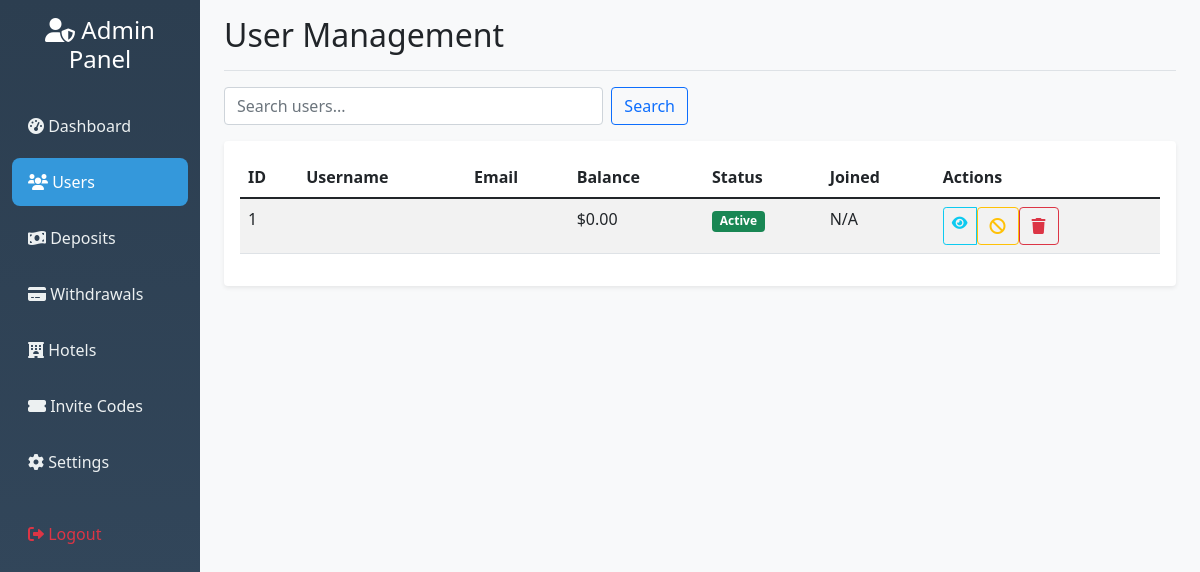
The page /admin/users (signed in) on the database as committed earlier.
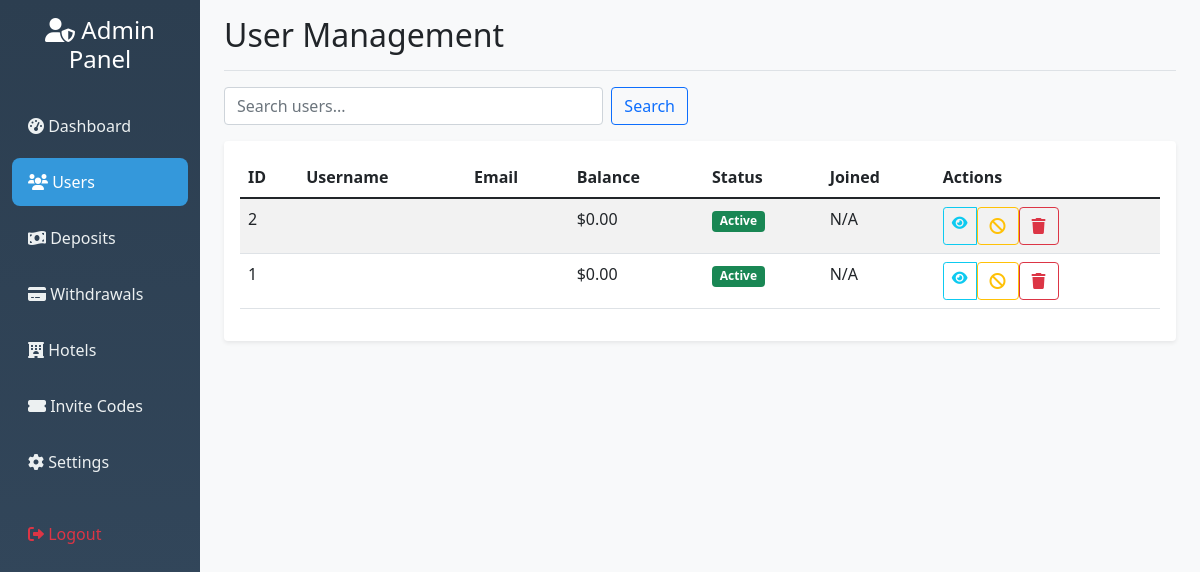
The same page on the database as committed later.
### hotel_app/models.py (models this page shows)
class User(db.Model, UserMixin):
    id = db.Column(db.Integer, primary_key=True)
    nickname = db.Column(db.String(80))
    user_id = db.Column(db.String(6), unique=True)
    agent_id = db.Column(db.String(6), unique=True)
    contact = db.Column(db.String(20))
    invitation_code = db.Column(db.String(20))
    member_points = db.Column(db.Integer, default=0)
    balance = db.Column(db.Float, default=0.0)
    vip_level = db.Column(db.String(10), default='VIP0')
    withdrawal_password = db.Column(db.String(100))
    password_hash = db.Column(db.String(100))
    is_active = db.Column(db.Boolean, default=False)

### hotel_app/routes.py (the view)
@app.route('/admin/users')
@admin_required
def view_users():
    page = request.args.get('page', 1, type=int)
    search = request.args.get('search', '')
    users_query = User.query
    if search:
        users_query = users_query.filter(
            User.nickname.contains(search) |
            User.user.agent_id.contains(search)
        )
    users = users_query.order_by(User.id.desc()).paginate(
        page=page, per_page=20, error_out=False
    )
    return render_template('admin_users.html', users=users, search=search)

### hotel_app/routes.py (called while the page is built)
def admin_required(f):
    @wraps(f)
    def wrapper(*args, **kwargs):
        admin_id = session.get('admin_id')
        if not admin_id:
            flash("Admin login required.", "danger")
            return redirect(url_for('admin_login'))
        admin = Admin.query.get(admin_id)
        if not admin or not admin.is_active:
            session.pop('admin_id', None)
            flash("Admin access denied.", "danger")
            return redirect(url_for('admin_login'))
        return f(*args, **kwargs)
    return wrapper

@app.before_request
def check_admin_routes():
    if request.endpoint and request.endpoint.startswith('admin_') and request.endpoint != 'admin_login':
        if 'admin_id' not in session:
            return redirect(url_for('admin_login'))

### hotel_app/templates/admin_users.html (shortened to what this page needs)
{% extends "admin_base.html" %}
{% block content %}
<div class="d-flex justify-content-between flex-wrap flex-md-nowrap align-items-center pb-2 mb-3 border-bottom">
    <h1 class="h2">User Management</h1>
</div>
<div class="row mb-3">
    <div class="col-md-6">
        <form method="GET" class="d-flex">
            <input type="text" class="form-control me-2" name="search" value="{{ search }}" placeholder="Search users...">
            <button type="submit" class="btn btn-outline-primary">Search</button>
        </form>
    </div>
</div>
<div class="card">
    <div class="card-body">
        <div class="table-responsive">
            <table class="table table-striped">
                <thead>
                    <tr>
                        <th>ID</th>
                        <th>Username</th>
                        <th>Email</th>
                        <th>Balance</th>
                        <th>Status</th>
                        <th>Joined</th>
                        <th>Actions</th>
                    </tr>
                </thead>
                <tbody>
                    {% for user in users.items %}
                    <tr>
                        <td>{{ user.id }}</td>
                        <td>{{ user.username }}</td>
                        <td>{{ user.email }}</td>
                        <td>${{ "%.2f"|format(user.balance or 0) }}</td>
                        <td>
                            <span class="badge bg-{{ 'success' if user.is_active else 'secondary' }}">
                                {{ 'Active' if user.is_active else 'Inactive' }}
                            </span>
                        </td>
                        <td>{{ user.created_at.strftime('%Y-%m-%d') if user.created_at else 'N/A' }}</td>
                        <td>
                            <div class="btn-group btn-group-sm">
                                <a href="{{ url_for('view_user_details', user_id=user.id) }}" class="btn btn-outline-info">
                                    <i class="fas fa-eye"></i>
                                </a>
                                <form method="POST" action="{{ url_for('toggle_user', user_id=user.id) }}" class="d-inline">
                                    <button type="submit" class="btn btn-outline-{{ 'warning' if user.is_active else 'success' }}">
                                        <i class="fas fa-{{ 'ban' if user.is_active else 'check' }}"></i>
                                    </button>
                                </form>
                                <form method="POST" action="{{ url_for('delete_user', user_id=user.id) }}" class="d-inline"
                                      onsubmit="return confirm('Are you sure you want to delete this user?')">
                                    <button type="submit" class="btn btn-outline-danger">
                                        <i class="fas fa-trash"></i>
                                    </button>
                                </form>
                            </div>
                        </td>
                    </tr>
                    {% endfor %}
                </tbody>
            </table>
        </div>
    </div>
</div>
{% endblock %}

### hotel_app/templates/admin_base.html (shortened to what this page needs)
<!DOCTYPE html>
<html lang="en">
<head>
    <link href="https://cdn.jsdelivr.net/npm/bootstrap@5.1.3/dist/css/bootstrap.min.css" rel="stylesheet">
    <link href="https://cdnjs.cloudflare.com/ajax/libs/font-awesome/6.0.0/css/all.min.css" rel="stylesheet">
</head>
<body>
    <div class="container-fluid">
        <div class="row">
            <nav class="col-md-3 col-lg-2 d-md-block sidebar collapse">
                <div class="position-sticky pt-3">
                    <div class="text-center mb-4">
                        <h4 class="text-white"><i class="fas fa-user-shield"></i> Admin Panel</h4>
                    </div>
                    <ul class="nav flex-column">
                        <li class="nav-item">
                            <a class="nav-link {% if request.endpoint == 'admin_dashboard' %}active{% endif %}"
                               href="{{ url_for('admin_dashboard') }}">
                                <i class="fas fa-tachometer-alt"></i> Dashboard
                            </a>
                        </li>
                        <li class="nav-item">
                            <a class="nav-link {% if request.endpoint == 'view_users' %}active{% endif %}"
                               href="{{ url_for('view_users') }}">
                                <i class="fas fa-users"></i> Users
                            </a>
                        </li>
                        <li class="nav-item">
                            <a class="nav-link {% if request.endpoint == 'view_deposits' %}active{% endif %}"
                               href="{{ url_for('view_deposits') }}">
                                <i class="fas fa-money-bill-wave"></i> Deposits
                            </a>
                        </li>
                        <li class="nav-item">
                            <a class="nav-link {% if request.endpoint == 'view_withdrawals' %}active{% endif %}"
                               href="{{ url_for('view_withdrawals') }}">
                                <i class="fas fa-credit-card"></i> Withdrawals
                            </a>
                        </li>
                        <li class="nav-item">
                            <a class="nav-link {% if request.endpoint == 'manage_hotels' %}active{% endif %}"
                               href="{{ url_for('manage_hotels') }}">
                                <i class="fas fa-hotel"></i> Hotels
                            </a>
                        </li>
                        <li class="nav-item">
                            <a class="nav-link {% if request.endpoint == 'generate_invitation_code' %}active{% endif %}"
                               href="{{ url_for('generate_invitation_code') }}">
                                <i class="fas fa-ticket-alt"></i> Invite Codes
                            </a>
                        </li>
                        <li class="nav-item">
                            <a class="nav-link {% if request.endpoint == 'admin_settings' %}active{% endif %}"
                               href="{{ url_for('admin_settings') }}">
                                <i class="fas fa-cog"></i> Settings
                            </a>
                        </li>
                        <li class="nav-item mt-3">
                            <a class="nav-link text-danger" href="{{ url_for('admin_logout') }}">
                                <i class="fas fa-sign-out-alt"></i> Logout
                            </a>
                        </li>
                    </ul>
                </div>
            </nav>
            <main class="col-md-9 ms-sm-auto col-lg-10 px-md-4 main-content">
                <div class="pt-3 pb-2 mb-3">
                    {% block content %}{% endblock %}
                </div>
            </main>
        </div>
    </div>
</body>
</html>

### hotel_app/templates/admin_base.html (style rules this page uses)
.sidebar { min-height: 100vh; background: linear-gradient(180deg, #2c3e50 0%, #34495e 100%); }
.sidebar .nav-link { color: #ecf0f1; padding: 0.75rem 1rem; border-radius: 0.5rem; margin: 0.25rem 0; }
.sidebar .nav-link:hover, .sidebar .nav-link.active { background-color: #3498db; color: white; }
.main-content { background-color: #f8f9fa; min-height: 100vh; }
.card { border: none; box-shadow: 0 0.125rem 0.25rem rgba(0, 0, 0, 0.075); }

Rows that differ between the two databases and show on the page:
added User: id "2", balance "0.00", is_active "Active", created_at "N/A"
